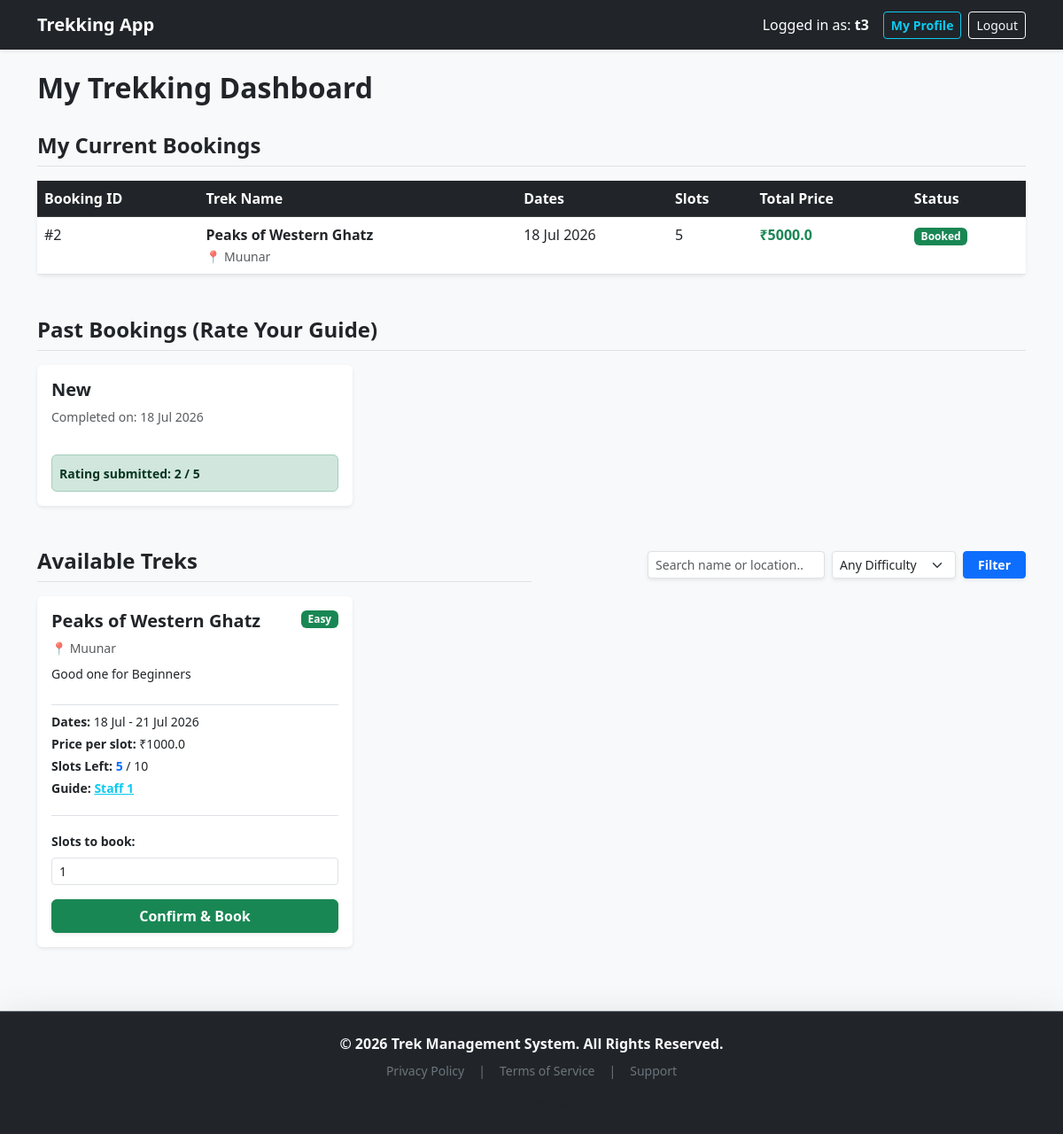
Page /user (signed in) on the committed database.
### models.py (models this page shows)
class Booking(db.Model):
    id = db.Column(db.Integer, primary_key=True)
    user_id = db.Column(db.Integer, db.ForeignKey('user.id'))
    trek_id = db.Column(db.Integer, db.ForeignKey('trek.id'))
    date = db.Column(db.DateTime, default=datetime.utcnow)
    status = db.Column(db.String(50), default="Booked")
    user = db.relationship('User', backref='user_bookings')
    trek = db.relationship('Trek', backref='bookings')
    slots_booked = db.Column(db.Integer, default=1, nullable=False)
    total_price = db.Column(db.Float, default=0.0, nullable=False)

class Trek(db.Model):
    id = db.Column(db.Integer, primary_key=True)
    name = db.Column(db.String(150), nullable=False)
    location = db.Column(db.String(150), nullable=False)
    difficulty = db.Column(db.String(50))
    duration = db.Column(db.Integer)
    slots = db.Column(db.Integer)
    status = db.Column(db.String(50), default="Open")
    staff_id = db.Column(db.Integer, db.ForeignKey('user.id'), nullable=True)
    start_date = db.Column(db.Date, nullable=False)
    end_date = db.Column(db.Date, nullable=False)
    description = db.Column(db.Text, nullable=True)
    price = db.Column(db.Float, nullable=False)
    @property
    def booked_count(self):
        return sum(b.slots_booked for b in self.bookings)
    @property
    def available_slots(self):
        return self.slots - self.booked_count

class Rating(db.Model):
    id = db.Column(db.Integer, primary_key=True)
    trek_id = db.Column(db.Integer, db.ForeignKey('trek.id'))
    staff_id = db.Column(db.Integer, db.ForeignKey('user.id'))
    user_id = db.Column(db.Integer, db.ForeignKey('user.id'))
    staff_rating = db.Column(db.Integer)
    user_rating = db.Column(db.Integer)
    comment = db.Column(db.Text)

class User(db.Model):
    id = db.Column(db.Integer, primary_key=True)
    username = db.Column(db.String(150), unique=True, nullable=False)
    email = db.Column(db.String(150), unique=True, nullable=False)
    password = db.Column(db.String(150), nullable=False)
    role = db.Column(db.String(50), nullable=False)
    is_approved = db.Column(db.Boolean, default=True)
    full_name = db.Column(db.String(150), nullable=True)
    contact_number = db.Column(db.String(20), nullable=True)
    emergency_contact = db.Column(db.String(20), nullable=True)
    experience_years = db.Column(db.Integer, nullable=True)
    is_blacklisted = db.Column(db.Boolean, default=False)

### app.py (the view)
@app.route('/user')
def user_dashboard():
    if session.get('role') != 'user':
        return redirect(url_for('login'))
    all_bookings = Booking.query.filter_by(user_id=session['user_id']).all()
    current_bookings = [b for b in all_bookings if b.trek.status != 'Completed']
    past_bookings = [b for b in all_bookings if b.trek.status == 'Completed']
    query = Trek.query.filter_by(status='Open')
    search_query = request.args.get('q', '')
    difficulty_filter = request.args.get('difficulty', '')
    if search_query:
        query = query.filter((Trek.name.contains(search_query)) | (Trek.location.contains(search_query)))
    if difficulty_filter:
        query = query.filter_by(difficulty=difficulty_filter)
    available_treks = query.all()
    return render_template('user_dashboard.html',
                           current_bookings=current_bookings,
                           past_bookings=past_bookings,
                           treks=available_treks,
                           search_query=search_query,
                           difficulty_filter=difficulty_filter,
                           User=User,
                           Rating=Rating)

### templates/user_dashboard.html (shortened to what this page needs)
{% extends 'index.html' %}
{% block content %}
<div class="d-flex justify-content-between align-items-center mb-4">
    <h2 class="fw-bold">My Trekking Dashboard</h2>
</div>
<h4 class="fw-bold mb-3 border-bottom pb-2">My Current Bookings</h4>
<div class="card shadow-sm p-0 mb-5 border-0">
    <table class="table table-hover mb-0">
        <thead class="table-dark">
            <tr>
                <th>Booking ID</th>
                <th>Trek Name</th>
                <th>Dates</th>
                <th>Slots</th>
                <th>Total Price</th>
                <th>Status</th>
            </tr>
        </thead>
        <tbody>
            {% for booking in current_bookings %}
            <tr>
                <td>#{{ booking.id }}</td>
                <td class="fw-bold">
                    {{ booking.trek.name }}
                    <br><small class="text-muted fw-normal">📍 {{ booking.trek.location }}</small>
                </td>
                <td>{{ booking.trek.start_date.strftime('%d %b %Y') }}</td>
                <td>{{ booking.slots_booked }}</td>
                <td class="fw-bold text-success">₹{{ booking.total_price }}</td>
                <td>
                    {% if booking.trek.status == 'Canceled' %}
                        <span class="badge bg-danger">Trek Canceled</span>
                    {% elif booking.trek.status == 'Started' %}
                        <span class="badge bg-primary">Trek Started</span>
                    {% else %}
                        <span class="badge bg-success">Booked</span>
                    {% endif %}
                </td>
            </tr>
            {% else %}
            <tr>
                <td colspan="6" class="text-center py-4 text-muted">You have no active bookings at the moment.</td>
            </tr>
            {% endfor %}
        </tbody>
    </table>
</div>
<h4 class="fw-bold mb-3 border-bottom pb-2">Past Bookings (Rate Your Guide)</h4>
<div class="row mb-5">
    {% for booking in past_bookings %}
    <div class="col-md-4">
        <div class="card shadow-sm border-0 mb-3 h-100">
            <div class="card-body d-flex flex-column">
                <h5 class="fw-bold">{{ booking.trek.name }}</h5>
                <p class="text-muted small mb-3">Completed on: {{ booking.trek.end_date.strftime('%d %b %Y') }}</p>
                <div class="mt-auto">
                    {% set ns = namespace(existing=None) %}
                    {% for r in Rating.query.filter_by(trek_id=booking.trek_id, user_id=session['user_id']).all() %}
                        {% if r.staff_rating %}
                            {% set ns.existing = r %}
                        {% endif %}
                    {% endfor %}
                    {% if ns.existing %}
                        <div class="alert alert-success p-2 mb-0">
                            <small class="fw-bold">Rating submitted: {{ ns.existing.staff_rating }} / 5</small><br>
                        </div>
                    {% endif %}
                </div>
            </div>
        </div>
    </div>
    {% else %}
    <div class="col-12 text-muted">No completed treks available to rate.</div>
    {% endfor %}
</div>
<div class="d-flex flex-column flex-md-row justify-content-between align-items-md-center mb-3">
    <h4 class="fw-bold mb-3 mb-md-0 border-bottom pb-2 w-100">Available Treks</h4>
    <form class="d-flex gap-2 w-100 justify-content-md-end mt-2 mt-md-0" method="GET" action="{{ url_for('user_dashboard') }}">
        <input class="form-control form-control-sm shadow-sm" type="search" name="q" value="{{ search_query }}" placeholder="Search name or location..." style="max-width: 200px;">
        <select name="difficulty" class="form-select form-select-sm shadow-sm" style="max-width: 140px;">
            <option value="">Any Difficulty</option>
        </select>
        <button class="btn btn-sm btn-primary shadow-sm fw-bold px-3" type="submit">Filter</button>
    </form>
</div>
<div class="row">
    {% for trek in treks %}
    <div class="col-md-4 mb-4">
        <div class="card shadow-sm h-100 border-0">
            <div class="card-body d-flex flex-column">
                <div class="d-flex justify-content-between align-items-start mb-2">
                    <h5 class="fw-bold mb-0">{{ trek.name }}</h5>
                    <span class="badge bg-{% if trek.difficulty == 'Easy' %}success{% elif trek.difficulty == 'Moderate' %}warning text-dark{% else %}danger{% endif %}">{{ trek.difficulty }}</span>
                </div>
                <p class="text-muted small mb-2">📍 {{ trek.location }}</p>
                <p class="card-text small text-truncate" title="{{ trek.description }}">{{ trek.description }}</p>
                <ul class="list-unstyled small mb-3 border-top pt-2 mt-2">
                    <li class="mb-1"><strong>Dates:</strong> {{ trek.start_date.strftime('%d %b') }} - {{ trek.end_date.strftime('%d %b %Y') }}</li>
                    <li class="mb-1"><strong>Price per slot:</strong> ₹{{ trek.price }}</li>
                    <li class="mb-1"><strong>Slots Left:</strong> <span class="fw-bold text-primary">{{ trek.available_slots }}</span> / {{ trek.slots }}</li>
                    <li class="mb-1"><strong>Guide:</strong>
                        {% if trek.staff_id %}
                            {% set guide = User.query.get(trek.staff_id) %}
                            <a href="{{ url_for('view_user_profile', user_id=guide.id) }}" class="text-info fw-bold">{{ guide.full_name or guide.username }}</a>
                        {% else %}
                            <span class="text-muted fst-italic">Pending Assignment</span>
                        {% endif %}
                    </li>
                </ul>
                <div class="mt-auto">
                    <form action="{{ url_for('book_trek', trek_id=trek.id) }}" method="POST" class="border-top pt-3">
                        <div class="mb-3">
                            <label class="form-label fw-bold small">Slots to book:</label>
                            <input type="number" name="slots_to_book" class="form-control form-control-sm" value="1" min="1" max="{{ trek.available_slots }}" required>
                        </div>
                        <button type="submit" class="btn btn-success w-100 fw-bold shadow-sm">Confirm & Book</button>
                    </form>
                </div>
            </div>
        </div>
    </div>
    {% else %}
    <div class="col-12 text-center py-5 text-muted bg-white rounded shadow-sm">
        <h5>No Treks Found</h5>
        <p class="mb-0">Try adjusting your search or filters to see more results.</p>
    </div>
    {% endfor %}
</div>
{% endblock %}

### rows in the picture
Booking: id "2", trek.name "Peaks of Western Ghatz", trek.location "Muunar", trek.start_date "18 Jul 2026", slots_booked "5", total_price "5000.0"
Booking: trek.name "New", trek.end_date "18 Jul 2026"
Rating: existing.staff_rating "2"
Trek: name "Peaks of Western Ghatz", difficulty "Easy", location "Muunar", description "Good one for Beginners", start_date "18 Jul", end_date "21 Jul 2026", price "1000.0", available_slots "5", slots "10"
User: full_name "Staff 1"

### other values in the picture
{{ session.get('name') }} "t3"
